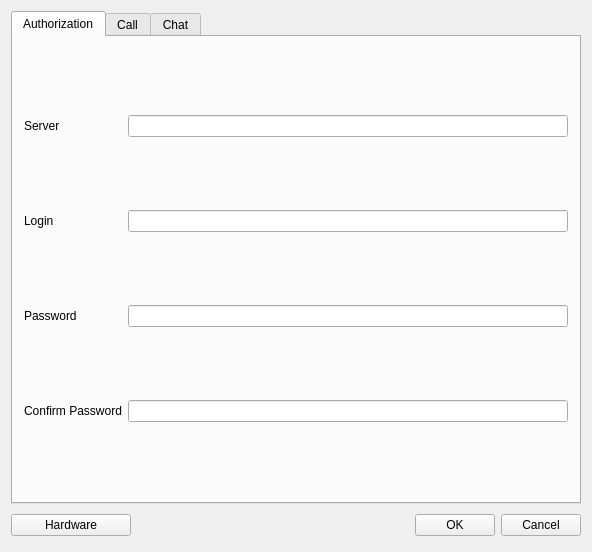
<?xml version="1.0" encoding="UTF-8"?>
<ui version="4.0">
 <class>ConfigDlg</class>
 <widget class="QWidget" name="ConfigDlg">
  <property name="geometry">
   <rect>
    <x>0</x>
    <y>0</y>
    <width>592</width>
    <height>552</height>
   </rect>
  </property>
  <property name="sizePolicy">
   <sizepolicy hsizetype="Preferred" vsizetype="Preferred">
    <horstretch>0</horstretch>
    <verstretch>0</verstretch>
   </sizepolicy>
  </property>
  <property name="windowTitle">
   <string>ConfigDlg</string>
  </property>
  <layout class="QGridLayout" name="gridLayout">
   <item row="0" column="0" colspan="2">
    <widget class="QTabWidget" name="tabChat">
     <property name="sizePolicy">
      <sizepolicy hsizetype="Expanding" vsizetype="Expanding">
       <horstretch>1</horstretch>
       <verstretch>1</verstretch>
      </sizepolicy>
     </property>
     <property name="currentIndex">
      <number>0</number>
     </property>
     <widget class="QWidget" name="tabAuthorization">
      <property name="sizePolicy">
       <sizepolicy hsizetype="Expanding" vsizetype="Expanding">
        <horstretch>0</horstretch>
        <verstretch>0</verstretch>
       </sizepolicy>
      </property>
      <attribute name="title">
       <string>Authorization</string>
      </attribute>
      <layout class="QGridLayout" name="gridLayout_2">
       <item row="0" column="0">
        <widget class="QLabel" name="label">
         <property name="sizePolicy">
          <sizepolicy hsizetype="Fixed" vsizetype="Fixed">
           <horstretch>0</horstretch>
           <verstretch>0</verstretch>
          </sizepolicy>
         </property>
         <property name="text">
          <string>Server</string>
         </property>
        </widget>
       </item>
       <item row="0" column="1">
        <widget class="QLineEdit" name="editServerName">
         <property name="sizePolicy">
          <sizepolicy hsizetype="Expanding" vsizetype="Fixed">
           <horstretch>1</horstretch>
           <verstretch>0</verstretch>
          </sizepolicy>
         </property>
        </widget>
       </item>
       <item row="1" column="0">
        <widget class="QLabel" name="label_2">
         <property name="sizePolicy">
          <sizepolicy hsizetype="Fixed" vsizetype="Fixed">
           <horstretch>0</horstretch>
           <verstretch>0</verstretch>
          </sizepolicy>
         </property>
         <property name="text">
          <string>Login</string>
         </property>
        </widget>
       </item>
       <item row="1" column="1">
        <widget class="QLineEdit" name="editLogin">
         <property name="sizePolicy">
          <sizepolicy hsizetype="Expanding" vsizetype="Fixed">
           <horstretch>1</horstretch>
           <verstretch>0</verstretch>
          </sizepolicy>
         </property>
        </widget>
       </item>
       <item row="2" column="1">
        <widget class="QLineEdit" name="editPassword">
         <property name="sizePolicy">
          <sizepolicy hsizetype="Expanding" vsizetype="Fixed">
           <horstretch>1</horstretch>
           <verstretch>0</verstretch>
          </sizepolicy>
         </property>
         <property name="echoMode">
          <enum>QLineEdit::Password</enum>
         </property>
        </widget>
       </item>
       <item row="5" column="0">
        <widget class="QLabel" name="label_8">
         <property name="sizePolicy">
          <sizepolicy hsizetype="Fixed" vsizetype="Fixed">
           <horstretch>0</horstretch>
           <verstretch>0</verstretch>
          </sizepolicy>
         </property>
         <property name="text">
          <string>Confirm Password</string>
         </property>
        </widget>
       </item>
       <item row="5" column="1">
        <widget class="QLineEdit" name="editConfirmPassword">
         <property name="sizePolicy">
          <sizepolicy hsizetype="Expanding" vsizetype="Fixed">
           <horstretch>1</horstretch>
           <verstretch>0</verstretch>
          </sizepolicy>
         </property>
         <property name="echoMode">
          <enum>QLineEdit::Password</enum>
         </property>
        </widget>
       </item>
       <item row="2" column="0">
        <widget class="QLabel" name="label_3">
         <property name="sizePolicy">
          <sizepolicy hsizetype="Fixed" vsizetype="Fixed">
           <horstretch>0</horstretch>
           <verstretch>0</verstretch>
          </sizepolicy>
         </property>
         <property name="text">
          <string>Password</string>
         </property>
        </widget>
       </item>
      </layout>
     </widget>
     <widget class="QWidget" name="tabCall">
      <property name="sizePolicy">
       <sizepolicy hsizetype="Expanding" vsizetype="Expanding">
        <horstretch>0</horstretch>
        <verstretch>0</verstretch>
       </sizepolicy>
      </property>
      <attribute name="title">
       <string>Call</string>
      </attribute>
      <layout class="QGridLayout" name="gridLayout_3">
       <item row="0" column="0" rowspan="11">
        <widget class="QGroupBox" name="groupBox">
         <property name="minimumSize">
          <size>
           <width>215</width>
           <height>0</height>
          </size>
         </property>
         <property name="title">
          <string>Позвонить</string>
         </property>
         <layout class="QVBoxLayout" name="verticalLayout">
          <item>
           <widget class="QRadioButton" name="radioCallUserID">
            <property name="text">
             <string>Пользователю</string>
            </property>
            <property name="checked">
             <bool>true</bool>
            </property>
           </widget>
          </item>
          <item>
           <widget class="QRadioButton" name="radioCallUserIDsList">
            <property name="text">
             <string>Списку пользователей</string>
            </property>
           </widget>
          </item>
          <item>
           <widget class="QRadioButton" name="radioCallUserFromPhonebook">
            <property name="text">
             <string>Контакту из адресной книги</string>
            </property>
           </widget>
          </item>
         </layout>
        </widget>
       </item>
       <item row="6" column="1" colspan="2">
        <widget class="QGroupBox" name="groupBox_2">
         <property name="sizePolicy">
          <sizepolicy hsizetype="Expanding" vsizetype="Fixed">
           <horstretch>0</horstretch>
           <verstretch>0</verstretch>
          </sizepolicy>
         </property>
         <property name="minimumSize">
          <size>
           <width>233</width>
           <height>100</height>
          </size>
         </property>
         <property name="title">
          <string>Comma-separated list</string>
         </property>
         <layout class="QVBoxLayout" name="verticalLayout_2">
          <item>
           <widget class="QLineEdit" name="editCallUserIDsList"/>
          </item>
          <item>
           <widget class="QLabel" name="label_6">
            <property name="text">
             <string>Calling the first availiable user from the list above. All users must be added to the address book.</string>
            </property>
            <property name="textFormat">
             <enum>Qt::RichText</enum>
            </property>
            <property name="alignment">
             <set>Qt::AlignCenter</set>
            </property>
            <property name="wordWrap">
             <bool>true</bool>
            </property>
           </widget>
          </item>
         </layout>
        </widget>
       </item>
       <item row="9" column="1" colspan="2">
        <widget class="QLabel" name="label_10">
         <property name="sizePolicy">
          <sizepolicy hsizetype="Preferred" vsizetype="Fixed">
           <horstretch>0</horstretch>
           <verstretch>0</verstretch>
          </sizepolicy>
         </property>
         <property name="minimumSize">
          <size>
           <width>0</width>
           <height>45</height>
          </size>
         </property>
         <property name="text">
          <string/>
         </property>
        </widget>
       </item>
       <item row="2" column="1">
        <widget class="QLabel" name="label_4">
         <property name="text">
          <string>User ID</string>
         </property>
        </widget>
       </item>
       <item row="0" column="1" colspan="2">
        <widget class="QLabel" name="label_9">
         <property name="sizePolicy">
          <sizepolicy hsizetype="Preferred" vsizetype="Fixed">
           <horstretch>0</horstretch>
           <verstretch>0</verstretch>
          </sizepolicy>
         </property>
         <property name="minimumSize">
          <size>
           <width>0</width>
           <height>50</height>
          </size>
         </property>
         <property name="text">
          <string/>
         </property>
        </widget>
       </item>
       <item row="8" column="1" colspan="2">
        <widget class="QLabel" name="label_7">
         <property name="sizePolicy">
          <sizepolicy hsizetype="Preferred" vsizetype="Fixed">
           <horstretch>0</horstretch>
           <verstretch>0</verstretch>
          </sizepolicy>
         </property>
         <property name="minimumSize">
          <size>
           <width>0</width>
           <height>26</height>
          </size>
         </property>
         <property name="text">
          <string>Calling a random user from the address book.</string>
         </property>
         <property name="alignment">
          <set>Qt::AlignCenter</set>
         </property>
         <property name="wordWrap">
          <bool>true</bool>
         </property>
        </widget>
       </item>
       <item row="12" column="0">
        <widget class="QCheckBox" name="checkboxNotifyManager">
         <property name="text">
          <string>Enable manager notifications</string>
         </property>
        </widget>
       </item>
       <item row="2" column="2">
        <widget class="QLineEdit" name="editCallUserID"/>
       </item>
       <item row="12" column="1" colspan="2">
        <widget class="QLineEdit" name="editManagerEMAIL"/>
       </item>
       <item row="3" column="1" colspan="2">
        <widget class="QLabel" name="label_5">
         <property name="sizePolicy">
          <sizepolicy hsizetype="Preferred" vsizetype="Fixed">
           <horstretch>0</horstretch>
           <verstretch>0</verstretch>
          </sizepolicy>
         </property>
         <property name="text">
          <string>User above should be added to the address book</string>
         </property>
         <property name="alignment">
          <set>Qt::AlignCenter</set>
         </property>
        </widget>
       </item>
       <item row="5" column="1" colspan="2">
        <widget class="QLabel" name="label_12">
         <property name="sizePolicy">
          <sizepolicy hsizetype="Preferred" vsizetype="Preferred">
           <horstretch>0</horstretch>
           <verstretch>1</verstretch>
          </sizepolicy>
         </property>
         <property name="text">
          <string/>
         </property>
        </widget>
       </item>
       <item row="7" column="1" colspan="2">
        <widget class="QLabel" name="label_11">
         <property name="sizePolicy">
          <sizepolicy hsizetype="Preferred" vsizetype="Preferred">
           <horstretch>0</horstretch>
           <verstretch>1</verstretch>
          </sizepolicy>
         </property>
         <property name="text">
          <string/>
         </property>
        </widget>
       </item>
       <item row="10" column="1" colspan="2">
        <widget class="QLabel" name="label_13">
         <property name="sizePolicy">
          <sizepolicy hsizetype="Preferred" vsizetype="Preferred">
           <horstretch>0</horstretch>
           <verstretch>1</verstretch>
          </sizepolicy>
         </property>
         <property name="text">
          <string/>
         </property>
        </widget>
       </item>
       <item row="1" column="1" colspan="2">
        <widget class="QLabel" name="label_14">
         <property name="sizePolicy">
          <sizepolicy hsizetype="Preferred" vsizetype="Preferred">
           <horstretch>0</horstretch>
           <verstretch>1</verstretch>
          </sizepolicy>
         </property>
         <property name="text">
          <string/>
         </property>
        </widget>
       </item>
       <item row="13" column="0" colspan="3">
        <widget class="QLabel" name="label_15">
         <property name="text">
          <string>Important! Please, provide a full ID (e.g. user_id@server.name)</string>
         </property>
         <property name="alignment">
          <set>Qt::AlignCenter</set>
         </property>
        </widget>
       </item>
      </layout>
     </widget>
     <widget class="QWidget" name="tab">
      <attribute name="title">
       <string>Chat</string>
      </attribute>
      <layout class="QGridLayout" name="gridLayout_4">
       <item row="2" column="2">
        <widget class="QSpinBox" name="spinboxShowMessageTime">
         <property name="minimum">
          <number>1</number>
         </property>
         <property name="maximum">
          <number>999</number>
         </property>
        </widget>
       </item>
       <item row="2" column="3">
        <widget class="QLabel" name="label_17">
         <property name="sizePolicy">
          <sizepolicy hsizetype="Preferred" vsizetype="Preferred">
           <horstretch>2</horstretch>
           <verstretch>0</verstretch>
          </sizepolicy>
         </property>
         <property name="text">
          <string>seconds</string>
         </property>
        </widget>
       </item>
       <item row="1" column="0" colspan="2">
        <widget class="QCheckBox" name="checkboxShowChatMessages">
         <property name="sizePolicy">
          <sizepolicy hsizetype="Preferred" vsizetype="Fixed">
           <horstretch>0</horstretch>
           <verstretch>0</verstretch>
          </sizepolicy>
         </property>
         <property name="text">
          <string>Show chat messages</string>
         </property>
         <property name="checked">
          <bool>true</bool>
         </property>
        </widget>
       </item>
       <item row="2" column="0" colspan="2">
        <widget class="QLabel" name="label_16">
         <property name="sizePolicy">
          <sizepolicy hsizetype="Preferred" vsizetype="Preferred">
           <horstretch>1</horstretch>
           <verstretch>0</verstretch>
          </sizepolicy>
         </property>
         <property name="text">
          <string>Display message for</string>
         </property>
         <property name="alignment">
          <set>Qt::AlignRight|Qt::AlignTrailing|Qt::AlignVCenter</set>
         </property>
        </widget>
       </item>
       <item row="3" column="0" colspan="4">
        <widget class="QLabel" name="label_18">
         <property name="text">
          <string/>
         </property>
        </widget>
       </item>
      </layout>
     </widget>
    </widget>
   </item>
   <item row="1" column="0">
    <widget class="QPushButton" name="buttonHardwareConfig">
     <property name="maximumSize">
      <size>
       <width>120</width>
       <height>16777215</height>
      </size>
     </property>
     <property name="text">
      <string>Hardware</string>
     </property>
    </widget>
   </item>
   <item row="1" column="1">
    <layout class="QHBoxLayout" name="layoutSpacer_2">
     <property name="spacing">
      <number>6</number>
     </property>
     <property name="leftMargin">
      <number>0</number>
     </property>
     <property name="topMargin">
      <number>0</number>
     </property>
     <property name="rightMargin">
      <number>0</number>
     </property>
     <property name="bottomMargin">
      <number>0</number>
     </property>
     <item>
      <spacer>
       <property name="orientation">
        <enum>Qt::Horizontal</enum>
       </property>
       <property name="sizeHint" stdset="0">
        <size>
         <width>131</width>
         <height>31</height>
        </size>
       </property>
      </spacer>
     </item>
     <item>
      <widget class="QPushButton" name="buttonOK">
       <property name="text">
        <string>OK</string>
       </property>
      </widget>
     </item>
     <item>
      <widget class="QPushButton" name="buttonCancel">
       <property name="text">
        <string>Cancel</string>
       </property>
      </widget>
     </item>
    </layout>
   </item>
  </layout>
 </widget>
 <layoutdefault spacing="6" margin="11"/>
 <resources/>
 <connections/>
</ui>
